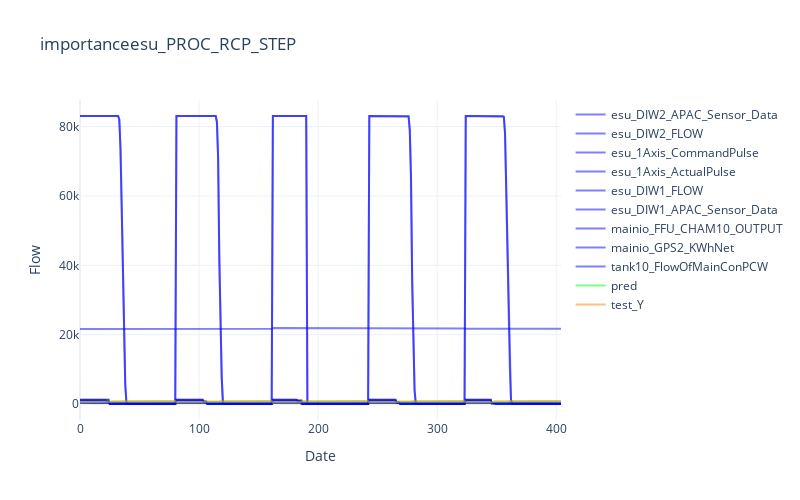

The notebook cell saved with this chart:
### Code cell
fig = go.Figure()

for column in fi_list:
    if column[1] > 0.001:                
        fig.add_trace(go.Scatter( y= test_X[column[0]],
                            mode='lines',
                            name=column[0],
                            line=dict(color='rgba(0, 0, 255, 0.5)', width = 2)
                            ))

        
    fig.update_layout(title="importance"+column[0],
                    width=800,
                    height=500,
                    template='plotly_white', 
                    xaxis_title = "Date", yaxis_title = "Flow",
                    # xaxis_range=[52000, 70000], yaxis_range=[300, 900], 
                    )
fig.add_trace(go.Scatter(y=pred,
                        mode='lines',
                        name='pred',
                        line=dict(color='rgba(0, 255, 0, 0.5)', width = 2)))
fig.add_trace(go.Scatter( y=test_Y,
                        mode='lines',
                        name='test_Y',
                        line=dict(color='rgba(255, 125, 0, 0.5)', width = 2)))
fig.show()

### Figure 1 — Plotly figure (JSON) as saved in the notebook; plotly's stock layout.template omitted (floating-point values rounded to 4 significant figures; data arrays with more than 128 entries replaced by an {"elided": "..."} marker saying what was removed)
{"data": [{"line": {"color": "rgba(0, 0, 255, 0.5)", "width": 2}, "mode": "lines", "name": "esu_DIW2_APAC_Sensor_Data", "type": "scatter", "y": {"elided": "405 int values"}}, {"line": {"color": "rgba(0, 0, 255, 0.5)", "width": 2}, "mode": "lines", "name": "esu_DIW2_FLOW", "type": "scatter", "y": {"elided": "405 int values"}}, {"line": {"color": "rgba(0, 0, 255, 0.5)", "width": 2}, "mode": "lines", "name": "esu_1Axis_CommandPulse", "type": "scatter", "y": {"elided": "405 int values"}}, {"line": {"color": "rgba(0, 0, 255, 0.5)", "width": 2}, "mode": "lines", "name": "esu_1Axis_ActualPulse", "type": "scatter", "y": {"elided": "405 int values"}}, {"line": {"color": "rgba(0, 0, 255, 0.5)", "width": 2}, "mode": "lines", "name": "esu_DIW1_FLOW", "type": "scatter", "y": {"elided": "405 int values"}}, {"line": {"color": "rgba(0, 0, 255, 0.5)", "width": 2}, "mode": "lines", "name": "esu_DIW1_APAC_Sensor_Data", "type": "scatter", "y": {"elided": "405 int values"}}, {"line": {"color": "rgba(0, 0, 255, 0.5)", "width": 2}, "mode": "lines", "name": "mainio_FFU_CHAM10_OUTPUT", "type": "scatter", "y": {"elided": "405 float values"}}, {"line": {"color": "rgba(0, 0, 255, 0.5)", "width": 2}, "mode": "lines", "name": "mainio_GPS2_KWhNet", "type": "scatter", "y": {"elided": "405 float values"}}, {"line": {"color": "rgba(0, 0, 255, 0.5)", "width": 2}, "mode": "lines", "name": "tank10_FlowOfMainConPCW", "type": "scatter", "y": {"elided": "405 float values"}}, {"line": {"color": "rgba(0, 255, 0, 0.5)", "width": 2}, "mode": "lines", "name": "pred", "type": "scatter", "y": {"elided": "405 float values"}}, {"line": {"color": "rgba(255, 125, 0, 0.5)", "width": 2}, "mode": "lines", "name": "test_Y", "type": "scatter", "y": {"elided": "405 int values"}}], "layout": {"height": 500, "title": {"text": "importanceesu_PROC_RCP_STEP"}, "width": 800, "xaxis": {"title": {"text": "Date"}}, "yaxis": {"title": {"text": "Flow"}}}}
